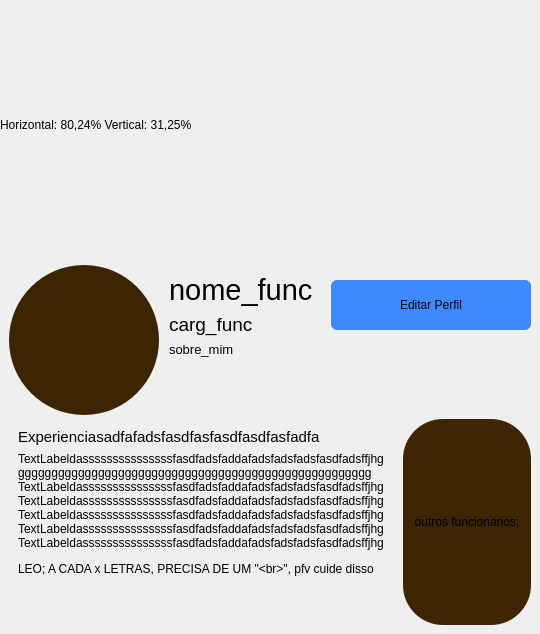
      <widget class="QWidget" name="page_perfil">
       <layout class="QVBoxLayout" name="verticalLayout_7">
        <property name="spacing">
         <number>0</number>
        </property>
        <property name="leftMargin">
         <number>0</number>
        </property>
        <property name="topMargin">
         <number>0</number>
        </property>
        <property name="rightMargin">
         <number>0</number>
        </property>
        <property name="bottomMargin">
         <number>0</number>
        </property>
        <item>
         <widget class="QWidget" name="widget_3" native="true">
          <property name="minimumSize">
           <size>
            <width>0</width>
            <height>250</height>
           </size>
          </property>
          <property name="maximumSize">
           <size>
            <width>16777215</width>
            <height>250</height>
           </size>
          </property>
          <layout class="QVBoxLayout" name="verticalLayout_12">
           <property name="spacing">
            <number>0</number>
           </property>
           <property name="leftMargin">
            <number>0</number>
           </property>
           <property name="topMargin">
            <number>0</number>
           </property>
           <property name="rightMargin">
            <number>0</number>
           </property>
           <property name="bottomMargin">
            <number>0</number>
           </property>
           <item>
            <widget class="QLabel" name="label_8">
             <property name="text">
              <string>Horizontal: 80,24% Vertical: 31,25%</string>
             </property>
             <property name="pixmap">
              <pixmap resource="../imagens/imgs.qrc">:/imgs/logo new te.png</pixmap>
             </property>
             <property name="scaledContents">
              <bool>true</bool>
             </property>
            </widget>
           </item>
          </layout>
         </widget>
        </item>
        <item alignment="Qt::AlignTop">
         <widget class="QWidget" name="widget_4" native="true">
          <property name="minimumSize">
           <size>
            <width>0</width>
            <height>169</height>
           </size>
          </property>
          <layout class="QHBoxLayout" name="horizontalLayout_2">
           <property name="spacing">
            <number>0</number>
           </property>
           <property name="topMargin">
            <number>0</number>
           </property>
           <property name="rightMargin">
            <number>0</number>
           </property>
           <property name="bottomMargin">
            <number>0</number>
           </property>
           <item alignment="Qt::AlignTop">
            <widget class="QWidget" name="widget_7" native="true">
             <property name="sizePolicy">
              <sizepolicy hsizetype="Minimum" vsizetype="Fixed">
               <horstretch>0</horstretch>
               <verstretch>0</verstretch>
              </sizepolicy>
             </property>
             <property name="minimumSize">
              <size>
               <width>151</width>
               <height>80</height>
              </size>
             </property>
             <property name="maximumSize">
              <size>
               <width>151</width>
               <height>16777215</height>
              </size>
             </property>
             <property name="autoFillBackground">
              <bool>false</bool>
             </property>
             <layout class="QVBoxLayout" name="verticalLayout_9">
              <property name="spacing">
               <number>0</number>
              </property>
              <property name="leftMargin">
               <number>0</number>
              </property>
              <property name="topMargin">
               <number>15</number>
              </property>
              <property name="rightMargin">
               <number>0</number>
              </property>
              <property name="bottomMargin">
               <number>0</number>
              </property>
              <item alignment="Qt::AlignLeft|Qt::AlignTop">
               <widget class="QPushButton" name="foto_func_3">
                <property name="sizePolicy">
                 <sizepolicy hsizetype="Fixed" vsizetype="Fixed">
                  <horstretch>0</horstretch>
                  <verstretch>0</verstretch>
                 </sizepolicy>
                </property>
                <property name="minimumSize">
                 <size>
                  <width>150</width>
                  <height>150</height>
                 </size>
                </property>
                <property name="maximumSize">
                 <size>
                  <width>150</width>
                  <height>300</height>
                 </size>
                </property>
                <property name="cursor">
                 <cursorShape>PointingHandCursor</cursorShape>
                </property>
                <property name="layoutDirection">
                 <enum>Qt::LeftToRight</enum>
                </property>
                <property name="styleSheet">
                 <string notr="true">QPushButton{
text-aling:center;
	background-color: rgb(60, 37, 00) ;
border-radius: 75px;

}</string>
                </property>
                <property name="text">
                 <string/>
                </property>
                <property name="iconSize">
                 <size>
                  <width>80</width>
                  <height>80</height>
                 </size>
                </property>
               </widget>
              </item>
             </layout>
            </widget>
           </item>
           <item alignment="Qt::AlignTop">
            <widget class="QWidget" name="widget_8" native="true">
             <layout class="QVBoxLayout" name="verticalLayout_10">
              <property name="topMargin">
               <number>23</number>
              </property>
              <item alignment="Qt::AlignVCenter">
               <widget class="QLabel" name="label_4">
                <property name="maximumSize">
                 <size>
                  <width>16777215</width>
                  <height>300</height>
                 </size>
                </property>
                <property name="text">
                 <string>&lt;html&gt;&lt;head/&gt;&lt;body&gt;&lt;p&gt;&lt;span style=&quot; font-size:22pt;&quot;&gt;nome_func&lt;/span&gt;&lt;/p&gt;&lt;/body&gt;&lt;/html&gt;</string>
                </property>
               </widget>
              </item>
              <item alignment="Qt::AlignVCenter">
               <widget class="QLabel" name="label_5">
                <property name="maximumSize">
                 <size>
                  <width>16777215</width>
                  <height>30</height>
                 </size>
                </property>
                <property name="text">
                 <string>&lt;html&gt;&lt;head/&gt;&lt;body&gt;&lt;p&gt;&lt;span style=&quot; font-size:14pt;&quot;&gt;carg_func&lt;/span&gt;&lt;/p&gt;&lt;/body&gt;&lt;/html&gt;</string>
                </property>
               </widget>
              </item>
              <item alignment="Qt::AlignTop">
               <widget class="QLabel" name="label_9">
                <property name="maximumSize">
                 <size>
                  <width>16777215</width>
                  <height>20</height>
                 </size>
                </property>
                <property name="text">
                 <string>&lt;html&gt;&lt;head/&gt;&lt;body&gt;&lt;p&gt;&lt;span style=&quot; font-size:10pt;&quot;&gt;sobre_mim&lt;/span&gt;&lt;/p&gt;&lt;/body&gt;&lt;/html&gt;</string>
                </property>
               </widget>
              </item>
             </layout>
            </widget>
           </item>
           <item alignment="Qt::AlignHCenter|Qt::AlignTop">
            <widget class="QWidget" name="widget_9" native="true">
             <property name="styleSheet">
              <string notr="true">QPushButton{
    text-align: center;
    padding: 5px 6px;
	font: 63 12pt &quot;Inter 18pt SemiBold&quot;;
    border-radius: 6px;
	border: none;
 	
	background-color: rgb(61, 138, 255);
}</string>
             </property>
             <layout class="QVBoxLayout" name="verticalLayout_11">
              <property name="topMargin">
               <number>30</number>
              </property>
              <item>
               <widget class="QPushButton" name="pushButton">
                <property name="minimumSize">
                 <size>
                  <width>200</width>
                  <height>50</height>
                 </size>
                </property>
                <property name="maximumSize">
                 <size>
                  <width>200</width>
                  <height>200</height>
                 </size>
                </property>
                <property name="cursor">
                 <cursorShape>PointingHandCursor</cursorShape>
                </property>
                <property name="text">
                 <string>Editar Perfil</string>
                </property>
                <property name="icon">
                 <iconset resource="../imagens/imgs.qrc">
                  <normaloff>:/imgs/setting.png</normaloff>:/imgs/setting.png</iconset>
                </property>
                <property name="iconSize">
                 <size>
                  <width>22</width>
                  <height>22</height>
                 </size>
                </property>
               </widget>
              </item>
             </layout>
            </widget>
           </item>
          </layout>
         </widget>
        </item>
        <item>
         <widget class="QWidget" name="widget_6" native="true">
          <property name="sizePolicy">
           <sizepolicy hsizetype="Preferred" vsizetype="Expanding">
            <horstretch>0</horstretch>
            <verstretch>0</verstretch>
           </sizepolicy>
          </property>
          <layout class="QHBoxLayout" name="horizontalLayout_3">
           <property name="topMargin">
            <number>0</number>
           </property>
           <item>
            <widget class="QWidget" name="widget_10" native="true">
             <property name="sizePolicy">
              <sizepolicy hsizetype="Expanding" vsizetype="Preferred">
               <horstretch>0</horstretch>
               <verstretch>0</verstretch>
              </sizepolicy>
             </property>
             <layout class="QVBoxLayout" name="verticalLayout_13">
              <item>
               <widget class="QLabel" name="label_6">
                <property name="maximumSize">
                 <size>
                  <width>16777215</width>
                  <height>30</height>
                 </size>
                </property>
                <property name="text">
                 <string>&lt;html&gt;&lt;head/&gt;&lt;body&gt;&lt;p&gt;&lt;span style=&quot; font-size:11pt;&quot;&gt;Experienciasadfafadsfasdfasfasdfasdfasfadfa&lt;/span&gt;&lt;/p&gt;&lt;/body&gt;&lt;/html&gt;</string>
                </property>
               </widget>
              </item>
              <item alignment="Qt::AlignTop">
               <widget class="QLabel" name="label_7">
                <property name="sizePolicy">
                 <sizepolicy hsizetype="Minimum" vsizetype="Expanding">
                  <horstretch>0</horstretch>
                  <verstretch>0</verstretch>
                 </sizepolicy>
                </property>
                <property name="minimumSize">
                 <size>
                  <width>0</width>
                  <height>16</height>
                 </size>
                </property>
                <property name="layoutDirection">
                 <enum>Qt::RightToLeft</enum>
                </property>
                <property name="styleSheet">
                 <string notr="true">
    text-align: left;
    
</string>
                </property>
                <property name="text">
                 <string>&lt;html&gt;&lt;head/&gt;&lt;body&gt;&lt;p&gt;&lt;span style=&quot; font-size:9pt;&quot;&gt;TextLabeldasssssssssssssssfasdfadsfaddafadsfadsfadsfasdfadsffjhg&lt;br/&gt;ggggggggggggggggggggggggggggggggggggggggggggggggggggg&lt;br/&gt;TextLabeldasssssssssssssssfasdfadsfaddafadsfadsfadsfasdfadsffjhg&lt;br/&gt;TextLabeldasssssssssssssssfasdfadsfaddafadsfadsfadsfasdfadsffjhg&lt;br/&gt;TextLabeldasssssssssssssssfasdfadsfaddafadsfadsfadsfasdfadsffjhg&lt;br/&gt;TextLabeldasssssssssssssssfasdfadsfaddafadsfadsfadsfasdfadsffjhg&lt;br/&gt;TextLabeldasssssssssssssssfasdfadsfaddafadsfadsfadsfasdfadsffjhg &lt;/span&gt;&lt;/p&gt;&lt;p&gt;LEO; A CADA x LETRAS, PRECISA DE UM &amp;quot;&amp;lt;br&amp;gt;&amp;quot;, pfv cuide disso&lt;/p&gt;&lt;p&gt;&lt;span style=&quot; font-size:9pt;&quot;&gt;&lt;br/&gt;&lt;/span&gt;&lt;/p&gt;&lt;/body&gt;&lt;/html&gt;</string>
                </property>
               </widget>
              </item>
             </layout>
            </widget>
           </item>
           <item>
            <widget class="QWidget" name="widget_11" native="true">
             <layout class="QVBoxLayout" name="verticalLayout_8">
              <property name="spacing">
               <number>0</number>
              </property>
              <property name="leftMargin">
               <number>0</number>
              </property>
              <property name="topMargin">
               <number>0</number>
              </property>
              <property name="rightMargin">
               <number>0</number>
              </property>
              <property name="bottomMargin">
               <number>0</number>
              </property>
              <item>
               <widget class="QPushButton" name="foto_func_4">
                <property name="sizePolicy">
                 <sizepolicy hsizetype="Expanding" vsizetype="Expanding">
                  <horstretch>0</horstretch>
                  <verstretch>0</verstretch>
                 </sizepolicy>
                </property>
                <property name="minimumSize">
                 <size>
                  <width>80</width>
                  <height>80</height>
                 </size>
                </property>
                <property name="maximumSize">
                 <size>
                  <width>16777215</width>
                  <height>16777215</height>
                 </size>
                </property>
                <property name="cursor">
                 <cursorShape>PointingHandCursor</cursorShape>
                </property>
                <property name="layoutDirection">
                 <enum>Qt::LeftToRight</enum>
                </property>
                <property name="styleSheet">
                 <string notr="true">QPushButton{
text-aling:center;
	background-color: rgb(60, 37, 00) ;
border-radius: 40px;

}</string>
                </property>
                <property name="text">
                 <string>outros funcionarios;</string>
                </property>
                <property name="iconSize">
                 <size>
                  <width>4000</width>
                  <height>4000</height>
                 </size>
                </property>
               </widget>
              </item>
             </layout>
            </widget>
           </item>
          </layout>
         </widget>
        </item>
       </layout>
      </widget>
